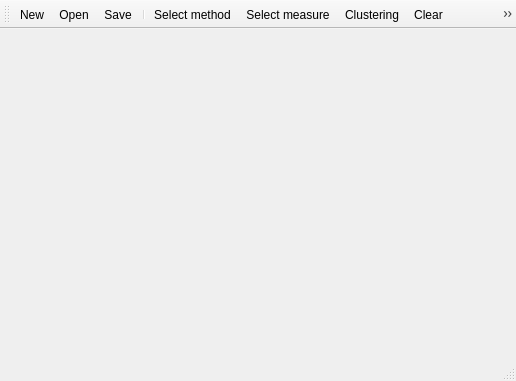
<?xml version="1.0" encoding="UTF-8"?>
<ui version="4.0">
 <class>MainWindow</class>
 <widget class="QMainWindow" name="MainWindow">
  <property name="geometry">
   <rect>
    <x>0</x>
    <y>0</y>
    <width>516</width>
    <height>381</height>
   </rect>
  </property>
  <property name="windowTitle">
   <string>Clustering Demo</string>
  </property>
  <widget class="QWidget" name="centralWidget">
   <layout class="QVBoxLayout" name="MainLayout">
    <property name="spacing">
     <number>0</number>
    </property>
    <property name="leftMargin">
     <number>0</number>
    </property>
    <property name="topMargin">
     <number>0</number>
    </property>
    <property name="rightMargin">
     <number>0</number>
    </property>
    <property name="bottomMargin">
     <number>0</number>
    </property>
   </layout>
  </widget>
  <widget class="QToolBar" name="mainToolBar">
   <attribute name="toolBarArea">
    <enum>TopToolBarArea</enum>
   </attribute>
   <attribute name="toolBarBreak">
    <bool>false</bool>
   </attribute>
   <addaction name="actionNew"/>
   <addaction name="actionOpen"/>
   <addaction name="actionSave"/>
   <addaction name="separator"/>
   <addaction name="actionMethod"/>
   <addaction name="actionMeasure"/>
   <addaction name="actionClustering"/>
   <addaction name="actionClear"/>
   <addaction name="actionRoundFill"/>
   <addaction name="separator"/>
   <addaction name="actionViewDendrogram"/>
   <addaction name="actionLine"/>
   <addaction name="actionNet"/>
   <addaction name="separator"/>
   <addaction name="actionAbout"/>
  </widget>
  <widget class="QStatusBar" name="statusBar"/>
  <action name="actionClustering">
   <property name="icon">
    <iconset resource="Icons.qrc">
     <normaloff>:/menu/Start</normaloff>:/menu/Start</iconset>
   </property>
   <property name="text">
    <string>Clustering</string>
   </property>
   <property name="toolTip">
    <string>Clustering</string>
   </property>
  </action>
  <action name="actionViewMatrix">
   <property name="icon">
    <iconset resource="Icons.qrc">
     <normaloff>:/menu/Matrix</normaloff>:/menu/Matrix</iconset>
   </property>
   <property name="text">
    <string>Matrix</string>
   </property>
   <property name="toolTip">
    <string>Matrix</string>
   </property>
  </action>
  <action name="actionViewDendrogram">
   <property name="icon">
    <iconset resource="Icons.qrc">
     <normaloff>:/menu/Dend</normaloff>:/menu/Dend</iconset>
   </property>
   <property name="text">
    <string>Dendrogram</string>
   </property>
   <property name="toolTip">
    <string>Dendrogram</string>
   </property>
  </action>
  <action name="actionOpen">
   <property name="icon">
    <iconset resource="Icons.qrc">
     <normaloff>:/menu/Open</normaloff>:/menu/Open</iconset>
   </property>
   <property name="text">
    <string>Open</string>
   </property>
   <property name="toolTip">
    <string>Open</string>
   </property>
  </action>
  <action name="actionSave">
   <property name="icon">
    <iconset resource="Icons.qrc">
     <normaloff>:/menu/Save</normaloff>:/menu/Save</iconset>
   </property>
   <property name="text">
    <string>Save</string>
   </property>
   <property name="toolTip">
    <string>Save</string>
   </property>
  </action>
  <action name="actionHelp">
   <property name="icon">
    <iconset resource="Icons.qrc">
     <normaloff>:/menu/Help</normaloff>:/menu/Help</iconset>
   </property>
   <property name="text">
    <string>Help</string>
   </property>
   <property name="toolTip">
    <string>Help</string>
   </property>
  </action>
  <action name="actionClear">
   <property name="icon">
    <iconset resource="Icons.qrc">
     <normaloff>:/menu/Clear</normaloff>:/menu/Clear</iconset>
   </property>
   <property name="text">
    <string>Clear</string>
   </property>
   <property name="toolTip">
    <string>Clear</string>
   </property>
  </action>
  <action name="actionMethod">
   <property name="icon">
    <iconset resource="Icons.qrc">
     <normaloff>:/menu/Method</normaloff>:/menu/Method</iconset>
   </property>
   <property name="text">
    <string>Select method</string>
   </property>
   <property name="toolTip">
    <string>Select method</string>
   </property>
  </action>
  <action name="actionAbout">
   <property name="icon">
    <iconset resource="Icons.qrc">
     <normaloff>:/menu/Info</normaloff>:/menu/Info</iconset>
   </property>
   <property name="text">
    <string>About</string>
   </property>
   <property name="toolTip">
    <string>About</string>
   </property>
   <property name="menuRole">
    <enum>QAction::AboutRole</enum>
   </property>
  </action>
  <action name="actionNew">
   <property name="icon">
    <iconset resource="Icons.qrc">
     <normaloff>:/menu/New</normaloff>:/menu/New</iconset>
   </property>
   <property name="text">
    <string>New</string>
   </property>
   <property name="toolTip">
    <string>New</string>
   </property>
  </action>
  <action name="actionMeasure">
   <property name="icon">
    <iconset resource="Icons.qrc">
     <normaloff>:/menu/Measure</normaloff>:/menu/Measure</iconset>
   </property>
   <property name="text">
    <string>Select measure</string>
   </property>
   <property name="toolTip">
    <string>Select measure</string>
   </property>
  </action>
  <action name="actionRoundFill">
   <property name="icon">
    <iconset resource="Icons.qrc">
     <normaloff>:/menu/Magic</normaloff>:/menu/Magic</iconset>
   </property>
   <property name="text">
    <string>Random fill</string>
   </property>
   <property name="toolTip">
    <string>Random fill</string>
   </property>
  </action>
  <action name="actionLine">
   <property name="checkable">
    <bool>true</bool>
   </property>
   <property name="icon">
    <iconset resource="Icons.qrc">
     <normaloff>:/menu/Link</normaloff>:/menu/Link</iconset>
   </property>
   <property name="text">
    <string>Line</string>
   </property>
   <property name="toolTip">
    <string>Line</string>
   </property>
  </action>
  <action name="actionNet">
   <property name="checkable">
    <bool>true</bool>
   </property>
   <property name="icon">
    <iconset resource="Icons.qrc">
     <normaloff>:/menu/Matrix</normaloff>:/menu/Matrix</iconset>
   </property>
   <property name="text">
    <string>Net</string>
   </property>
   <property name="toolTip">
    <string>Net</string>
   </property>
  </action>
 </widget>
 <layoutdefault spacing="6" margin="11"/>
 <resources>
  <include location="Icons.qrc"/>
 </resources>
 <connections/>
</ui>
